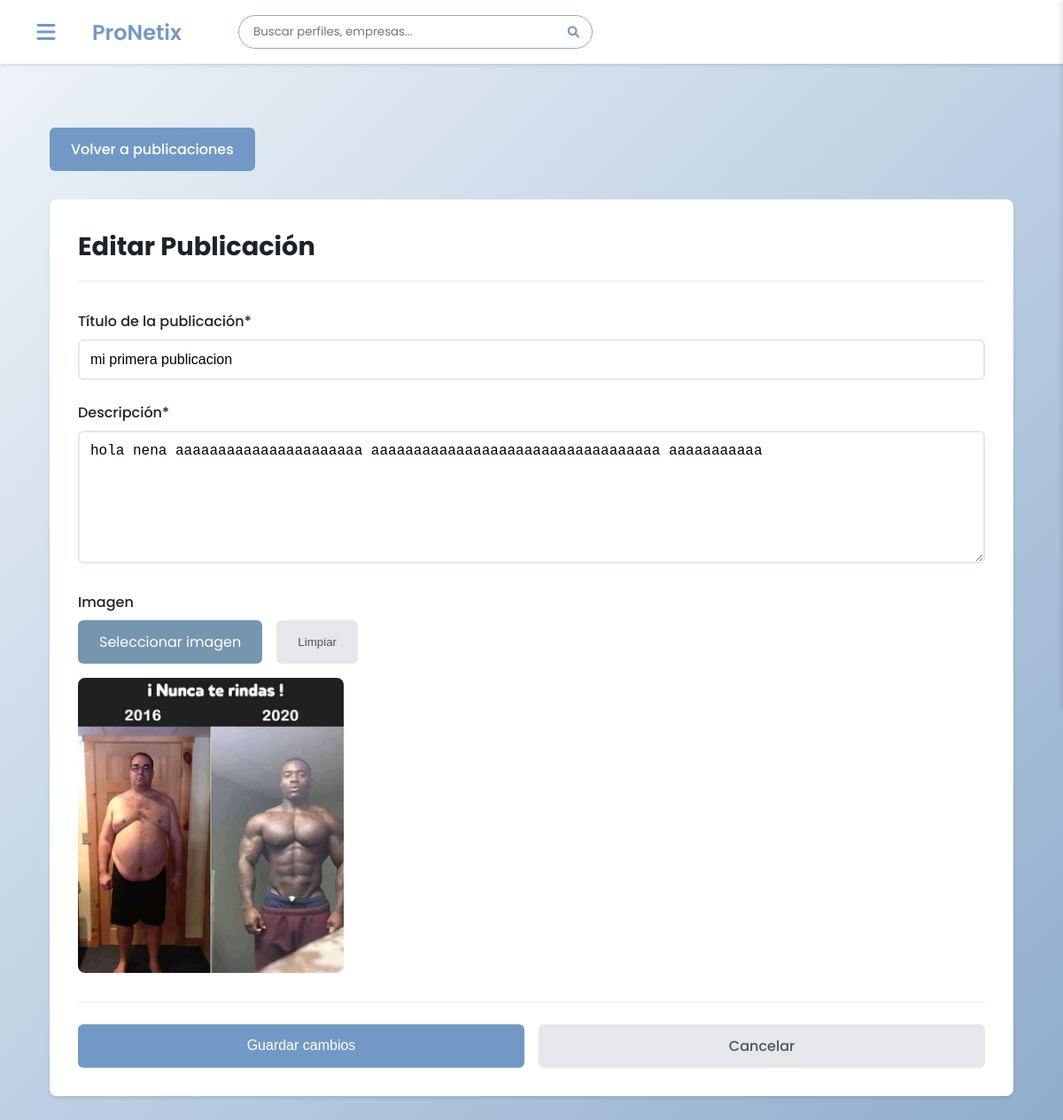
/publicaciones/5/editar/ (signed in), run on the app's committed database.
### ProNetix_app/models.py (models this page shows, shortened)
class PublicacionTrabajo(models.Model):
    TIPO_CHOICES = [
        ('NORMAL', 'Publicación Normal'),
        ('TRABAJO', 'Oferta de Trabajo')
    ]
    MODALIDAD_CHOICES = [
        ('REMOTO', 'Remoto'),
        ('HIBRIDO', 'Híbrido'),
        ('PRESENCIAL', 'Presencial'),
    ]
    EXPERIENCIA_CHOICES = [
        ('JUNIOR', 'Junior (0-2 años)'),
        ('SEMI_SENIOR', 'Semi-Senior (2-4 años)'),
        ('SENIOR', 'Senior (4+ años)'),
        ('EXPERTO', 'Experto (8+ años)'),
    ]
    RANGO_SALARIAL_CHOICES = [
        ('1000000-2000000', '$1.000.000 - $2.000.000'),
        ('2000000-3000000', '$2.000.000 - $3.000.000'),
        ('3000000-4000000', '$3.000.000 - $4.000.000'),
        ('4000000-5000000', '$4.000.000 - $5.000.000'),
        ('5000000-7000000', '$5.000.000 - $7.000.000'),
        ('7000000-9000000', '$7.000.000 - $9.000.000'),
        ('9000000_PLUS', 'Más de $9.000.000'),
        ('POR_ACORDAR', 'Por acordar'),
    ]
    tipo = models.CharField(
        max_length=10,
        choices=TIPO_CHOICES,
        default='NORMAL',
        verbose_name='Tipo de publicación'
    )
    autor = models.ForeignKey(
        User,
        on_delete=models.CASCADE,
        verbose_name='Autor',
        related_name='publicaciones'
    )
    empresa = models.ForeignKey(
        Empresa,
        on_delete=models.CASCADE,
        verbose_name='Empresa',
        null=True,
        blank=True,
        related_name='publicaciones'
    )
    titulo = models.CharField(
        max_length=200,
        verbose_name='Título del puesto'
    )
    descripcion = models.TextField(
        verbose_name='Descripción'
    )
    imagen = models.ImageField(
        upload_to='publicaciones/',
        null=True,
        blank=True,
        verbose_name='Imagen'
    )
    requisitos = models.TextField(
        verbose_name='Requisitos',
        blank=True,
        null=True
    )
    ubicacion = models.CharField(
        max_length=100,
        verbose_name='Ubicación',
        blank=True,
        null=True
    )
    modalidad = models.CharField(
        max_length=10,
        choices=MODALIDAD_CHOICES,
        verbose_name='Modalidad de trabajo',
        blank=True,
        null=True
    )
    experiencia_requerida = models.CharField(
        max_length=15,
        choices=EXPERIENCIA_CHOICES,
        verbose_name='Experiencia requerida',
        blank=True,
        null=True
    )
    rango_salarial = models.CharField(
        max_length=20,
        choices=RANGO_SALARIAL_CHOICES,
        verbose_name='Rango Salarial',
        blank=True,
        null=True
    )
    fecha_creacion = models.DateTimeField(
        auto_now_add=True,
        verbose_name='Fecha de creación'
    )
    fecha_actualizacion = models.DateTimeField(
        auto_now=True,
        verbose_name='Última actualización'
    )
    activa = models.BooleanField(
        default=True,
        verbose_name='Activa'
    )
    class Meta:
        verbose_name = 'Publicación'
        verbose_name_plural = 'Publicaciones'
        ordering = ['-fecha_creacion']
        indexes = [
            models.Index(fields=['tipo']),
            models.Index(fields=['activa']),
            models.Index(fields=['autor']),
        ]

### ProNetix_app/views.py (the view)
# urls.py: path('publicaciones/<int:pk>/editar/', views.editar_publicacion, name='editar_publicacion'),
@login_required
def editar_publicacion(request, pk):
    publicacion = get_object_or_404(PublicacionTrabajo, pk=pk)
    if publicacion.autor != request.user:
        messages.error(request, 'No tienes permiso para editar esta publicación.')
        return redirect('publicaciones')
    if request.method == 'POST':
        if publicacion.tipo == 'TRABAJO':
            formulario = FormularioOfertaTrabajo(request.POST, request.FILES, instance=publicacion)
        else:
            formulario = FormularioPublicacionNormal(request.POST, request.FILES, instance=publicacion)
        if formulario.is_valid():
            formulario.save()
            messages.success(request, 'Publicación actualizada exitosamente.')
            return redirect('ver_publicacion', publicacion_id=publicacion.id)
    else:
        if publicacion.tipo == 'TRABAJO':
            formulario = FormularioOfertaTrabajo(instance=publicacion)
        else:
            formulario = FormularioPublicacionNormal(instance=publicacion)
    return render(request, 'publicaciones/editar_publicacion.html', {
        'formulario': formulario,
        'publicacion': publicacion,
        'es_oferta_trabajo': publicacion.tipo == 'TRABAJO'
    })

### ProNetix_app/forms.py
class FormularioPublicacionNormal(forms.ModelForm):
    class Meta:
        model = PublicacionTrabajo
        fields = ['titulo', 'descripcion', 'imagen']
        widgets = {
            'titulo': forms.TextInput(attrs={
                'class': 'form-control',
                'placeholder': '¿Sobre qué quieres hablar?'
            }),
            'descripcion': forms.Textarea(attrs={
                'class': 'form-control',
                'rows': '4',
                'placeholder': 'Comparte tu conocimiento o experiencia con la comunidad'
            }),
            'imagen': forms.FileInput(attrs={
                'class': 'form-control',
                'id': 'imagen',
                'accept': 'image/*'
            })
        }
    def __init__(self, *args, **kwargs):
        super().__init__(*args, **kwargs)
        self.fields['titulo'].required = True
        self.fields['descripcion'].required = True

### ProNetix_app/templates/publicaciones/editar_publicacion.html (shortened to what this page needs)
{% extends 'pronetix/base.html' %}
{% block content %}
{% load static %}
<link rel="stylesheet" type="text/css" href="{% static 'ProNetix_app/css/publicacion.css' %}">
<div class="ver-postulaciones-container">
    <div class="header-actions">
        <a href="{% url 'publicaciones' %}">Volver a publicaciones</a>
    </div>
    <div class="details-card formulario-publicacion">
        <h1 class="form-title">
            {% if es_oferta_trabajo %}
                Editar Oferta de Trabajo
            {% else %}
                Editar Publicación
            {% endif %}
        </h1>
        <form method="POST" enctype="multipart/form-data" class="publication-form">
            <div class="form-group">
                <label for="id_titulo" class="form-label">
                    Título de la publicación*
                </label>
                {{ formulario.titulo }}
            </div>
            <div class="form-group">
                <label for="id_descripcion" class="form-label">
                    Descripción*
                </label>
                {{ formulario.descripcion }}
            </div>
            <div class="form-group">
                <label class="form-label">Imagen</label>
                <div class="image-control">
                    <div class="image-buttons">
                        <label for="id_imagen" class="btn-upload">
                            Seleccionar imagen
                        </label>
                        <button type="button" class="btn-clear" id="clearImage">
                            Limpiar
                        </button>
                    </div>
                    <div id="imagePreview" class="image-preview">
                        {% if formulario.imagen.value %}
                            <img src="{{ formulario.imagen.value.url }}" alt="Vista previa">
                        {% endif %}
                    </div>
                </div>
            </div>
            <div class="form-actions">
                <button type="submit" class="btn-submit">Guardar cambios</button>
                <a href="{% url 'publicaciones' %}" class="btn-cancel">Cancelar</a>
            </div>
        </form>
    </div>
</div>
{% endblock %}

### ProNetix_app/static/ProNetix_app/css/style.css (style rules this page uses)
:root { --color-background: #f3f6f8; --color-container: #8EACCD; --second-text: #7299C5; --color-button: #76ABAE; --color-text: #1c2329; --sidebar-width: 250px; }
* { margin: 0; padding: 0; box-sizing: border-box; }
body { margin: 0; padding: 0; font-family: "Poppins", sans-serif; background: linear-gradient(135deg, var(--color-background) 0%, var(--color-container) 100%); color: var(--color-text); min-height: 100vh; position: relative; overflow-x: hidden; }

### ProNetix_app/static/ProNetix_app/css/publicacion.css (style rules this page uses)
:root { --color-primary: #7299C5; --color-secondary: #8EACCD; --color-background: #F0F5F9; --color-text: #1c2329; --color-accent: #7695ae; }
.ver-postulaciones-container { max-width: 1200px; margin: 2rem auto; padding: 0 1.5rem; }
.header-actions { margin-bottom: 2rem; }
.header-actions a { display: inline-block; padding: 0.75rem 1.5rem; background-color: var(--color-primary); color: white; text-decoration: none; border-radius: 6px; font-weight: 500; transition: all 0.3s ease; }
.details-card { background-color: white; border-radius: 8px; box-shadow: 0 2px 8px rgba(0, 0, 0, 0.1); padding: 2rem; }
.details-card h1 { font-size: 1.8rem; color: var(--color-text); margin-bottom: 2rem; padding-bottom: 1rem; border-bottom: 2px solid var(--color-background); }
.formulario-publicacion { background-color: white; border-radius: 8px; padding: 2rem; box-shadow: 0 2px 4px rgba(0, 0, 0, 0.1); }
.form-title { color: var(--color-text); font-size: 1.8rem; margin-bottom: 2rem; padding-bottom: 1rem; border-bottom: 2px solid var(--color-background); }
.form-group { margin-bottom: 1.5rem; }
.form-label { display: block; font-weight: 500; margin-bottom: 0.5rem; color: var(--color-text); }
.form-group input[type="text"], .form-group textarea { width: 100%; padding: 0.75rem; border: 2px solid #e2e8f0; border-radius: 6px; font-size: 1rem; transition: all 0.3s ease; }
.form-group textarea { min-height: 150px; resize: vertical; }
.image-control { margin-top: 0.5rem; }
.image-buttons { display: flex; gap: 1rem; margin-bottom: 1rem; }
.btn-upload { background-color: var(--color-accent); color: white; padding: 0.75rem 1.5rem; border-radius: 6px; cursor: pointer; transition: all 0.3s ease; display: inline-block; }
.btn-clear { background-color: #e5e7eb; color: #4b5563; padding: 0.75rem 1.5rem; border-radius: 6px; border: none; cursor: pointer; transition: all 0.3s ease; }
.image-preview { margin-top: 1rem; max-width: 300px; border-radius: 8px; overflow: hidden; }
.image-preview img { width: 100%; height: auto; display: block; }
.form-actions { display: flex; gap: 1rem; margin-top: 2rem; padding-top: 1.5rem; border-top: 2px solid var(--color-background); }
.btn-submit { background-color: var(--color-primary); color: white; padding: 0.75rem 1.5rem; border-radius: 6px; border: none; cursor: pointer; flex: 1; font-size: 1rem; font-weight: 500; transition: all 0.3s ease; }
.btn-cancel { background-color: #e5e7eb; color: #4b5563; padding: 0.75rem 1.5rem; border-radius: 6px; text-decoration: none; text-align: center; flex: 1; font-size: 1rem; font-weight: 500; transition: all 0.3s ease; }
.details-card { animation: fadeIn 0.3s ease-out; }

### data on the page
PublicacionTrabajo: titulo "mi primera publicacion", descripcion "hola nena aaaaaaaaaaaaaaaaaaaaaa aaaaaaaaaaaaaaaaaaaaaaaaaaaaaaaaaa aaaaaaaaaaa"
